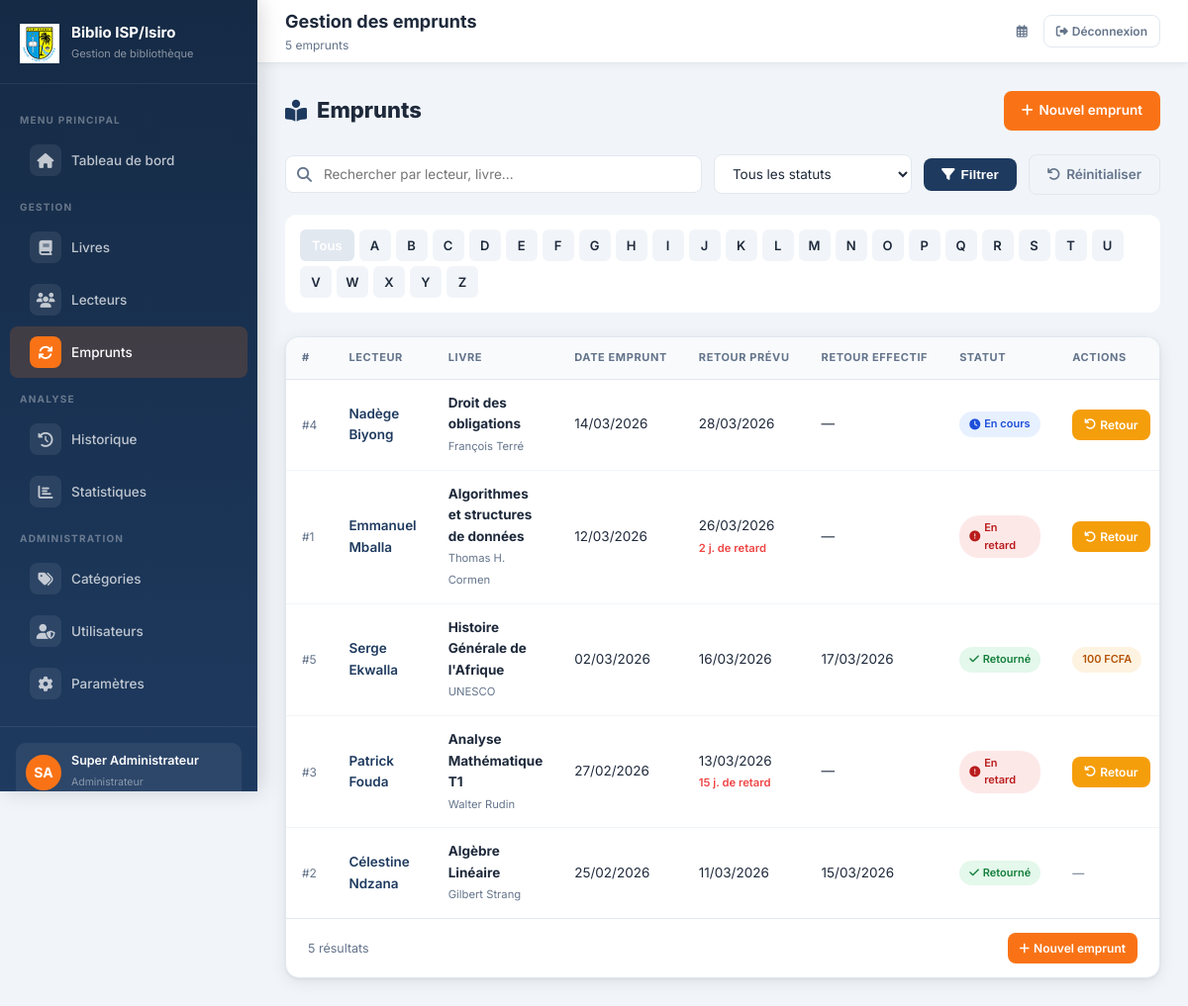
/emprunts/ (signed in), run on an earlier commit of the app's database.
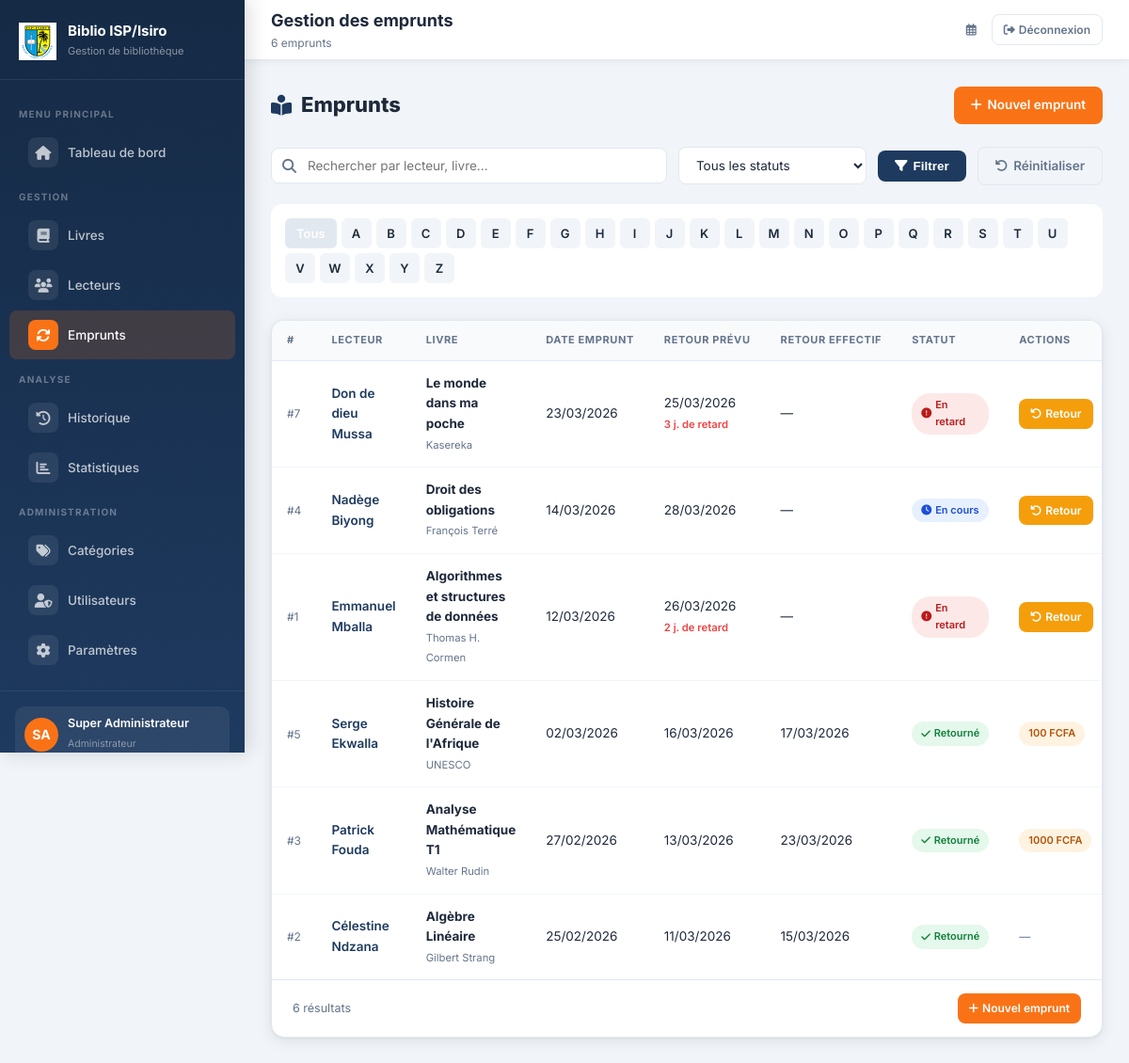
And on a later commit of the database.
### bibliotheque/models.py (models this page shows, shortened)
class Utilisateur(AbstractUser):
    ROLE_CHOICES = [
        ('admin', 'Administrateur'),
        ('gestionnaire', 'Gestionnaire'),
    ]
    role = models.CharField(max_length=20, choices=ROLE_CHOICES, default='gestionnaire')
    telephone = models.CharField(max_length=20, blank=True)
    def est_admin(self):
        return self.role == 'admin'
    class Meta:
        verbose_name = 'Utilisateur'
        verbose_name_plural = 'Utilisateurs'

class Emprunt(models.Model):
    STATUT_CHOICES = [
        ('en_cours', 'En cours'),
        ('retourne', 'Retourné'),
        ('en_retard', 'En retard'),
    ]
    lecteur = models.ForeignKey(Lecteur, on_delete=models.CASCADE, related_name='emprunts')
    livre = models.ForeignKey(Livre, on_delete=models.CASCADE, related_name='emprunts')
    date_emprunt = models.DateField(default=timezone.now)
    date_retour_prevue = models.DateField()
    date_retour_effective = models.DateField(null=True, blank=True)
    statut = models.CharField(max_length=20, choices=STATUT_CHOICES, default='en_cours')
    notes = models.TextField(blank=True)
    penalite = models.DecimalField(max_digits=8, decimal_places=2, default=0)
    enregistre_par = models.ForeignKey(
        Utilisateur, on_delete=models.SET_NULL, null=True, blank=True, related_name='emprunts_geres'
    )
    def jours_retard(self):
        if self.statut == 'retourne' and self.date_retour_effective:
            delta = self.date_retour_effective - self.date_retour_prevue
        else:
            from datetime import date
            delta = date.today() - self.date_retour_prevue
        return max(0, delta.days)
    class Meta:
        verbose_name = 'Emprunt'
        verbose_name_plural = 'Emprunts'
        ordering = ['-date_emprunt']

class Lecteur(models.Model):
    nom = models.CharField(max_length=100)
    prenom = models.CharField(max_length=100)
    email = models.EmailField(blank=True)
    telephone = models.CharField(max_length=20, blank=True)
    adresse = models.TextField(blank=True)
    date_inscription = models.DateField(default=timezone.now)
    actif = models.BooleanField(default=True)
    def nom_complet(self):
        return f"{self.prenom} {self.nom}"
    class Meta:
        verbose_name = 'Lecteur'
        verbose_name_plural = 'Lecteurs'
        ordering = ['nom', 'prenom']

class Livre(models.Model):
    titre = models.CharField(max_length=200)
    auteur = models.CharField(max_length=200)
    categorie = models.ForeignKey(Categorie, on_delete=models.SET_NULL, null=True, blank=True, related_name='livres')
    isbn = models.CharField(max_length=20, blank=True)
    annee_publication = models.IntegerField(null=True, blank=True)
    editeur = models.CharField(max_length=150, blank=True)
    quantite_totale = models.PositiveIntegerField(default=1)
    quantite_disponible = models.PositiveIntegerField(default=1)
    description = models.TextField(blank=True)
    date_ajout = models.DateTimeField(auto_now_add=True)
    class Meta:
        verbose_name = 'Livre'
        verbose_name_plural = 'Livres'
        ordering = ['titre']

### bibliotheque/views.py (the view)
# urls.py: path('emprunts/', views.liste_emprunts, name='liste_emprunts'),
@gestionnaire_ou_admin_required
def liste_emprunts(request):
    mettre_a_jour_retards()
    statut = request.GET.get('statut', '')
    q = request.GET.get('q', '')
    lettre = request.GET.get('lettre', '')
    emprunts = Emprunt.objects.select_related('lecteur', 'livre').all()
    if statut:
        emprunts = emprunts.filter(statut=statut)
    if q:
        emprunts = emprunts.filter(
            Q(lecteur__nom__icontains=q) | Q(lecteur__prenom__icontains=q) | Q(livre__titre__icontains=q)
        )
    if lettre:
        emprunts = emprunts.filter(lecteur__nom__istartswith=lettre)
    alphabet = "ABCDEFGHIJKLMNOPQRSTUVWXYZ"
    return render(request, 'bibliotheque/emprunts/liste.html', {
        'emprunts': emprunts,
        'statut': statut,
        'q': q,
        'alphabet': alphabet,
        'lettre_active': lettre
    })

### bibliotheque/views.py (called while the page is built)
def mettre_a_jour_retards():
    today = date.today()
    Emprunt.objects.filter(
        statut='en_cours',
        date_retour_prevue__lt=today
    ).update(statut='en_retard')

### bibliotheque/templates/bibliotheque/emprunts/liste.html (shortened to what this page needs)
{% extends 'bibliotheque/base.html' %}
{% block page_title %}Gestion des emprunts{% endblock %}
{% block page_subtitle %}{{ emprunts.count }} emprunt{{ emprunts.count|pluralize }}{% endblock %}
{% block content %}
<div class="page-header">
  <h1><i class="fas fa-book-reader" style="color:var(--primary)"></i> Emprunts</h1>
  <a href="{% url 'bibliotheque:nouvel_emprunt' %}" class="btn btn-accent">
    <i class="fas fa-plus"></i> Nouvel emprunt
  </a>
</div>
<form method="get" class="filter-bar">
  <div class="search-bar" style="flex:1;min-width:220px;">
    <input type="text" name="q" value="{{ q }}" class="form-control" placeholder="Rechercher par lecteur, livre..."/>
  </div>
  <select name="statut" class="form-select" style="width:200px;" onchange="this.form.submit()">
    <option value="">Tous les statuts</option>
  </select>
  <button type="submit" class="btn btn-primary"><i class="fas fa-filter"></i> Filtrer</button>
  <a href="{% url 'bibliotheque:liste_emprunts' %}" class="btn btn-outline"><i class="fas fa-undo"></i> Réinitialiser</a>
</form>
<div class="alphabet-filter">
  <a href="?q={{ q }}&statut={{ statut }}" class="reset {% if not lettre_active %}active{% endif %}">Tous</a>
  {% for char in alphabet %}
    <a href="?q={{ q }}&statut={{ statut }}&lettre={{ char }}" class="{% if lettre_active == char %}active{% endif %}">{{ char }}</a>
  {% endfor %}
</div>
<div class="card">
  <div class="table-wrapper">
    <table>
      <thead>
        <tr>
          <th>#</th>
          <th>Lecteur</th>
          <th>Livre</th>
          <th>Date emprunt</th>
          <th>Retour prévu</th>
          <th>Retour effectif</th>
          <th>Statut</th>
          <th>Actions</th>
        </tr>
      </thead>
      <tbody>
        {% for emprunt in emprunts %}
        <tr data-searchable>
          <td style="color:var(--text-muted);font-size:12px;">#{{ emprunt.pk }}</td>
          <td>
            <a href="{% url 'bibliotheque:detail_lecteur' emprunt.lecteur.pk %}" style="color:var(--primary);font-weight:600;text-decoration:none;">
              {{ emprunt.lecteur.nom_complet }}
            </a>
          </td>
          <td style="max-width:180px;">
            <strong>{{ emprunt.livre.titre }}</strong>
            <br><small style="color:var(--text-muted)">{{ emprunt.livre.auteur }}</small>
          </td>
          <td>{{ emprunt.date_emprunt|date:"d/m/Y" }}</td>
          <td>
            {{ emprunt.date_retour_prevue|date:"d/m/Y" }}
            {% if emprunt.statut == 'en_retard' %}
              <br><small style="color:var(--danger);font-weight:600;">{{ emprunt.jours_retard }} j. de retard</small>
            {% endif %}
          </td>
          <td>{{ emprunt.date_retour_effective|date:"d/m/Y"|default:"—" }}</td>
          <td>
            {% if emprunt.statut == 'en_cours' %}
              <span class="badge badge-info"><i class="fas fa-clock"></i> En cours</span>
            {% elif emprunt.statut == 'retourne' %}
              <span class="badge badge-success"><i class="fas fa-check"></i> Retourné</span>
            {% elif emprunt.statut == 'en_retard' %}
              <span class="badge badge-danger"><i class="fas fa-exclamation-circle"></i> En retard</span>
            {% endif %}
          </td>
          <td>
            {% if emprunt.statut != 'retourne' %}
            <a href="{% url 'bibliotheque:retour_livre' emprunt.pk %}" class="btn btn-warning btn-sm">
              <i class="fas fa-undo"></i> Retour
            </a>
            {% else %}
              {% if emprunt.penalite > 0 %}
              <span class="badge badge-warning">{{ emprunt.penalite|floatformat:0 }} FCFA</span>
              {% else %}
              <span style="color:var(--text-muted);font-size:12px;">—</span>
              {% endif %}
            {% endif %}
          </td>
        </tr>
        {% endfor %}
      </tbody>
    </table>
  </div>
  <div class="page-section">
    <span>{{ emprunts.count }} résultat{{ emprunts.count|pluralize }}</span>
    <a href="{% url 'bibliotheque:nouvel_emprunt' %}" class="btn btn-accent btn-sm"><i class="fas fa-plus"></i> Nouvel emprunt</a>
  </div>
</div>
{% endblock %}

### bibliotheque/templates/bibliotheque/base.html (shortened to what this page needs)
{% load static %}
<!DOCTYPE html>
<html lang="fr">
<head>
  <link rel="stylesheet" href="{% static 'bibliotheque/css/style.css' %}"/>
  <link rel="stylesheet" href="https://cdnjs.cloudflare.com/ajax/libs/font-awesome/6.5.0/css/all.min.css"/>
</head>
<body>
<aside class="sidebar" id="sidebar">
  <div class="sidebar-brand">
    <div class="brand-icon">
      <img src="{% static 'bibliotheque/img/logo_isp.png' %}" alt="ISP" style="max-width: 40px; height: auto;">
    </div>
    <div class="brand-text">
      <h2>Biblio ISP/Isiro</h2>
      <small>Gestion de bibliothèque</small>
    </div>
  </div>
  <ul class="sidebar-nav">
    <li class="nav-section-label">MENU PRINCIPAL</li>
    <li>
      <a href="{% url 'bibliotheque:tableau_bord' %}" {% if request.resolver_match.url_name == 'tableau_bord' %}class="active"{% endif %}>
        <span class="nav-icon"><i class="fas fa-home"></i></span> Tableau de bord
      </a>
    </li>
    <li class="nav-section-label">GESTION</li>
    <li>
      <a href="{% url 'bibliotheque:liste_livres' %}" {% if 'livre' in request.resolver_match.url_name %}class="active"{% endif %}>
        <span class="nav-icon"><i class="fas fa-book"></i></span> Livres
      </a>
    </li>
    <li>
      <a href="{% url 'bibliotheque:liste_lecteurs' %}" {% if 'lecteur' in request.resolver_match.url_name %}class="active"{% endif %}>
        <span class="nav-icon"><i class="fas fa-users"></i></span> Lecteurs
      </a>
    </li>
    <li>
      <a href="{% url 'bibliotheque:liste_emprunts' %}" {% if 'emprunt' in request.resolver_match.url_name or request.resolver_match.url_name == 'retour_livre' %}class="active"{% endif %}>
        <span class="nav-icon"><i class="fas fa-sync"></i></span> Emprunts
      </a>
    </li>
    <li class="nav-section-label">ANALYSE</li>
    <li>
      <a href="{% url 'bibliotheque:historique' %}" {% if request.resolver_match.url_name == 'historique' %}class="active"{% endif %}>
        <span class="nav-icon"><i class="fas fa-history"></i></span> Historique
      </a>
    </li>
    <li>
      <a href="{% url 'bibliotheque:statistiques' %}" {% if request.resolver_match.url_name == 'statistiques' %}class="active"{% endif %}>
        <span class="nav-icon"><i class="fas fa-chart-bar"></i></span> Statistiques
      </a>
    </li>
    {% if request.user.est_admin %}
    <li class="nav-section-label">ADMINISTRATION</li>
    <li>
      <a href="{% url 'bibliotheque:liste_categories' %}" {% if 'categorie' in request.resolver_match.url_name %}class="active"{% endif %}>
        <span class="nav-icon"><i class="fas fa-tags"></i></span> Catégories
      </a>
    </li>
    <li>
      <a href="{% url 'bibliotheque:liste_gestionnaires' %}" {% if 'gestionnaire' in request.resolver_match.url_name %}class="active"{% endif %}>
        <span class="nav-icon"><i class="fas fa-user-shield"></i></span> Utilisateurs
      </a>
    </li>
    <li>
      <a href="{% url 'bibliotheque:parametres' %}" {% if request.resolver_match.url_name == 'parametres' %}class="active"{% endif %}>
        <span class="nav-icon"><i class="fas fa-cog"></i></span> Paramètres
      </a>
    </li>
    {% endif %}
  </ul>
  <div class="sidebar-footer">
    <div class="sidebar-user">
      <div class="user-avatar">{{ request.user.first_name|first|upper }}{{ request.user.last_name|first|upper }}</div>
      <div class="user-info">
        <p>{{ request.user.get_full_name|default:request.user.username }}</p>
        <small>{{ request.user.get_role_display }}</small>
      </div>
    </div>
  </div>
</aside>
<div class="main-wrapper">
  <header class="topbar">
    <div class="topbar-left">
      <div>
        <div class="topbar-title">{% block page_title %}Dashboard{% endblock %}</div>
        <div class="topbar-subtitle">{% block page_subtitle %}{% endblock %}</div>
      </div>
    </div>
    <div class="topbar-right">
      <span class="topbar-date"><i class="far fa-calendar-alt"></i> {{ today|date:"d M Y" }}</span>
      <a href="{% url 'bibliotheque:deconnexion' %}" class="btn btn-outline btn-sm">
        <i class="fas fa-sign-out-alt"></i> Déconnexion
      </a>
    </div>
  </header>
  <main class="content">
    {% block content %}{% endblock %}
  </main>
</div>
</body>
</html>

### bibliotheque/templates/bibliotheque/emprunts/liste.html (style rules this page uses)
.alphabet-filter { display: flex; flex-wrap: wrap; gap: 5px; margin-bottom: 24px; background: white; padding: 15px; border-radius: 12px; box-shadow: var(--shadow-sm); }
.alphabet-filter a { display: inline-flex; align-items: center; justify-content: center; width: 32px; height: 32px; text-decoration: none; background: #f1f5f9; color: var(--text); font-weight: 600; border-radius: 6px; font-size: 13px; transition: all 0.2s; }
.alphabet-filter a.active { background: var(--primary); color: white; }
.alphabet-filter a.reset { width: auto; padding: 0 12px; background: #e2e8f0; }

What changed in the data, as far as the page shows it:
added Emprunt: pk "7", lecteur.nom_complet "Don de dieu Mussa", livre.titre "Le monde dans ma poche", livre.auteur "Kasereka", date_emprunt "23/03/2026", date_retour_prevue "25/03/2026", jours_retard "3", date_retour_effective "—", shows "En retard", shows "Retour"
changed Emprunt "Patrick Fouda": date_retour_effective "—" → "23/03/2026"; penalite (not shown) → "1000"; jours_retard "15" → (not shown); statut "j. de retard En retard Retour" → "Retourné FCFA"
Also different on the page:
{{ emprunts.count }}: "5" → "6"
